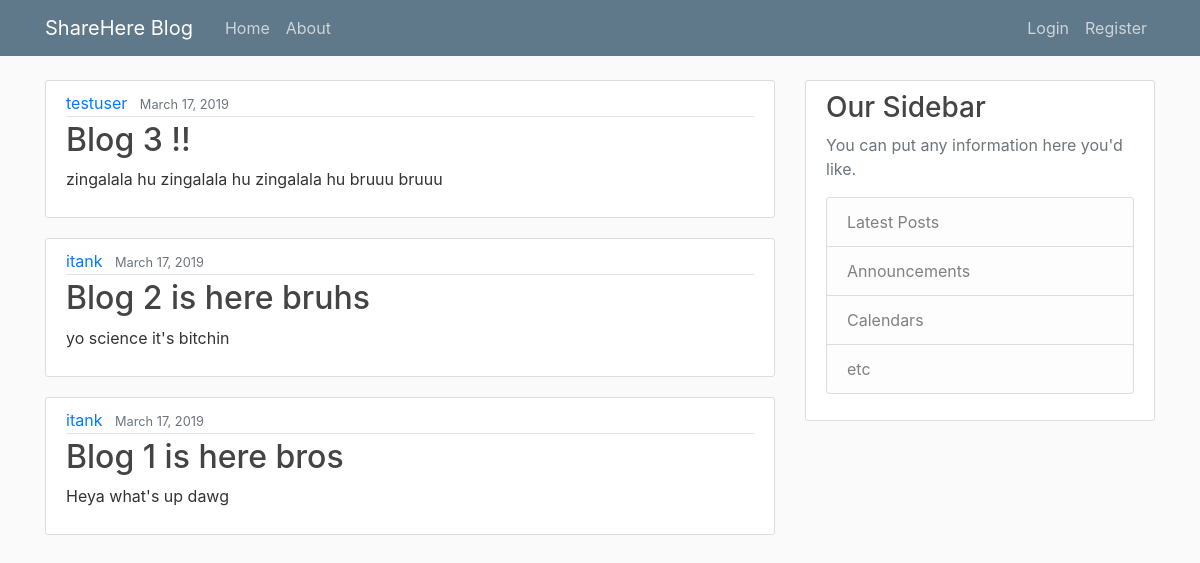
/, run on an earlier commit of the app's database.
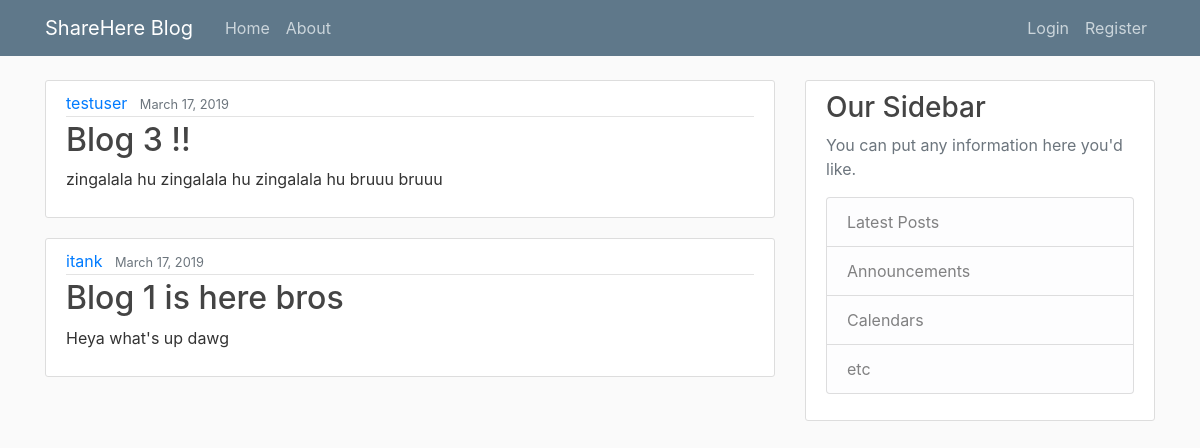
And on a later commit of the database.
### blog/models.py (models this page shows, shortened)
class Post(models.Model):
    title = models.CharField(max_length=120)
    content = models.TextField()
    date_posted = models.DateTimeField(default=timezone.now)
    author = models.ForeignKey(User, on_delete=models.CASCADE)

### blog/views.py (the view)
# urls.py: path('', PostListView.as_view(), name='blog-home'),
class PostListView(ListView):
    model = Post
    template_name = 'blog/home.html'
    context_object_name = 'posts'
    ordering = ['-date_posted']
    paginate_by = 5

### blog/templates/blog/home.html (shortened to what this page needs)
{% extends "blog/base.html" %}
{% block content %}
    {% for post in posts %}
    <article class="media content-section">
        <div class="media-body">
            <div class="article-metadata">
              <a class="mr-2" href="{% url 'user-posts' post.author.username %}">{{ post.author }}</a>
              <small class="text-muted">{{ post.date_posted|date:"F d, Y" }}</small>
            </div>
            <h2><a class="article-title" href="{% url 'post-detail' post.id %}">{{ post.title }}</a></h2>
            <p class="article-content">{{ post.content }}</p>
        </div>
    </article>
    {% endfor %}
{% endblock content %}

What changed in the data, as far as the page shows it:
removed Post: author "itank", date_posted "March 17, 2019", title "Blog 2 is here bruhs", content "yo science it's bitchin"
